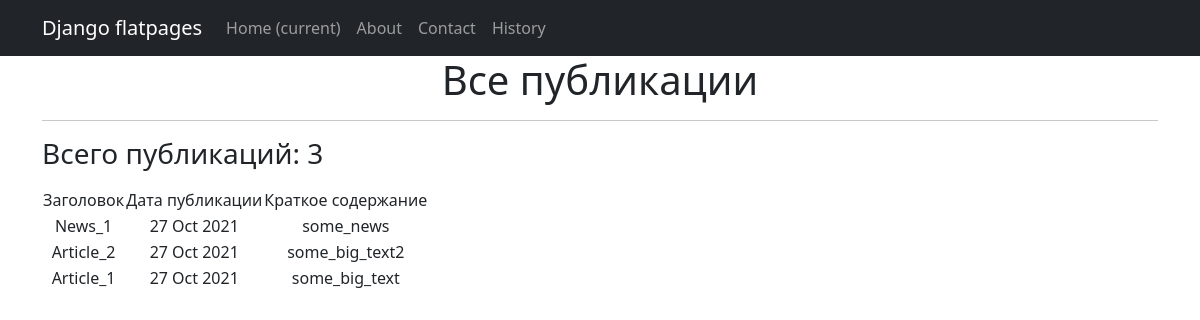
Before: /news/ with the older database file.
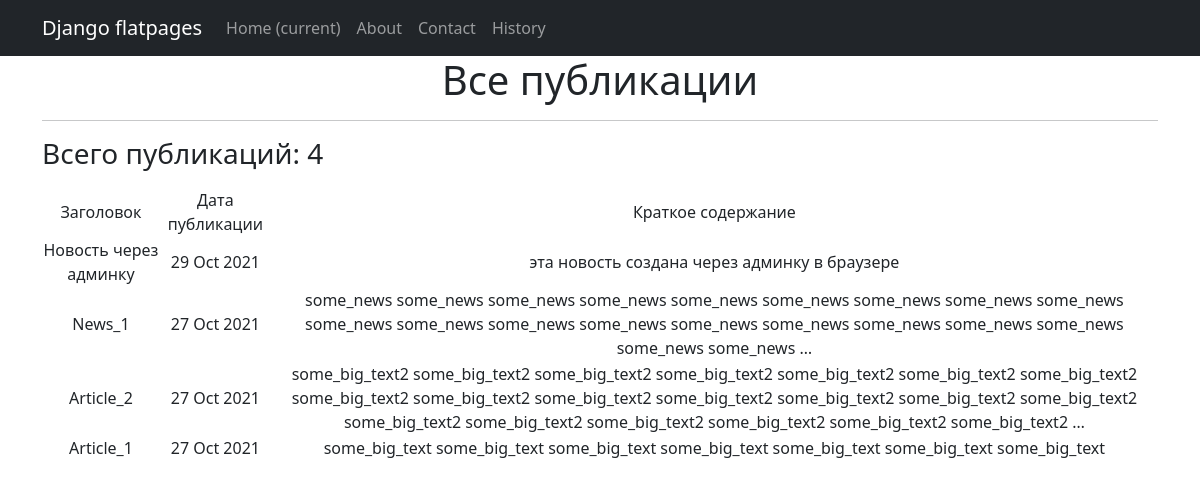
After: the same page with the newer database file.
### news/models.py (models this page shows, shortened)
class Post(models.Model):
    article = 'AR'
    news = 'NW'
    kind = [
        (article, 'Статья'),
        (news, 'Новость')
    ]
    author = models.ForeignKey(Author, on_delete=models.CASCADE)
    view = models.CharField(max_length=2, choices=kind, default=article)
    time_of_creation = models.DateTimeField(auto_now_add=True)
    category = models.ManyToManyField(Category) #through='PostCategory')
    title = models.CharField(max_length=128)
    text = models.TextField()
    post_rating = models.IntegerField(default=0)
    class Meta:
        verbose_name = 'Публикация'
        verbose_name_plural = 'Публикации'

### news/views.py (the view)
# urls.py: path('', PostList.as_view()),
class PostList(ListView):
    model = Post
    template_name = 'posts.html'
    context_object_name = 'posts'
    queryset = Post.objects.order_by('-id')

### news/templatetags/custom_filters.py (called while the page is built)
@register.filter(name='censor')
def censor(value):
    censor_list = ['мат']
    text = value.split()
    for word in text:
        if word.lower() in censor_list:
            value = value.replace(word, '[CENSORED]')
    return value

### news/templates/news/posts.html (shortened to what this page needs)
{% extends 'flatpages/default.html' %}
{% load custom_filters %}
{% block content %}
    <h1>Все публикации</h1>
    <hr>
<h3><p align="left">Всего публикаций: {{ posts|length }}</p></h3>
    {% if posts %}
      <table>
          <tr>
              <td>
                  Заголовок
              </td>
              <td>
                  Дата публикации
              </td>
              <td>
                  Краткое содержание
              </td>
          </tr>
      {% for post in posts %}
          <tr>
              <td>
                  {{ post.title|censor }}
              </td>
              <td>
                  {{ post.time_of_creation|date:'d M Y'}}
              </td>
              <td>
                  {{ post.text|truncatewords:20|censor }}
              </td>
          </tr>
      {% endfor %}
      </table>
    {% else %}
      <h2>Публикаций нет!</h2>
    {% endif %}
{% endblock content %}

### news/templates/news/flatpages/default.html (shortened to what this page needs)
<!DOCTYPE html>
<html lang="en">
    <head>
        {% load static %}
        <link href="{% static 'css/styles.css'%}" rel="stylesheet" />
    </head>
    <body>
        <nav class="navbar navbar-expand-lg navbar-dark bg-dark static-top">
            <div class="container">
                <a class="navbar-brand" href="#">Django flatpages</a>
                <div class="collapse navbar-collapse" id="navbarResponsive">
                    <ul class="navbar-nav ml-auto">
                        <li class="nav-item active">
                            <a class="nav-link" href="#">Home
                                <span class="sr-only">(current)</span>
                            </a>
                        </li>
                        <li class="nav-item">
                            <a class="nav-link" href="/about/">About</a>
                        </li>
                        <li class="nav-item">
                            <a class="nav-link" href="/contacts/">Contact</a>
                        </li>
                        <li class="nav-item">
                            <a class="nav-link" href="/history/">History</a>
                        </li>
                    </ul>
                </div>
            </div>
        </nav>
        <div class="container">
            <div class="row">
                <div class="col-lg-12 text-center">
                    {% block content %}{% endblock content %}
                </div>
            </div>
        </div>
    </body>
</html>

Changed rows visible on the page:
added Post: title|censor "Новость через админку", time_of_creation "29 Oct 2021", text|censor "эта новость создана через админку в браузере"
changed Post "News_1": text|censor "some_news" → "some_news some_news some_news some_news some_news some_news some_news some_news some_news some_news some_news some_news some_news some_news some_news some_news some_news some_news some_news some_news …"
changed Post "Article_2": text|censor "some_big_text2" → "some_big_text2 some_big_text2 some_big_text2 some_big_text2 some_big_text2 some_big_text2 some_big_text2 some_big_text2 some_big_text2 some_big_text2 some_big_text2 some_big_text2 some_big_text2 some_big_text2 some_big_text2 some_big_text2 some_big_text2 some_big_text2 some_big_text2 some_big_text2 …"
changed Post "Article_1": text|censor "some_big_text" → "some_big_text some_big_text some_big_text some_big_text some_big_text some_big_text some_big_text"
Other visible differences:
{{ posts|length }}: "3" → "4"
